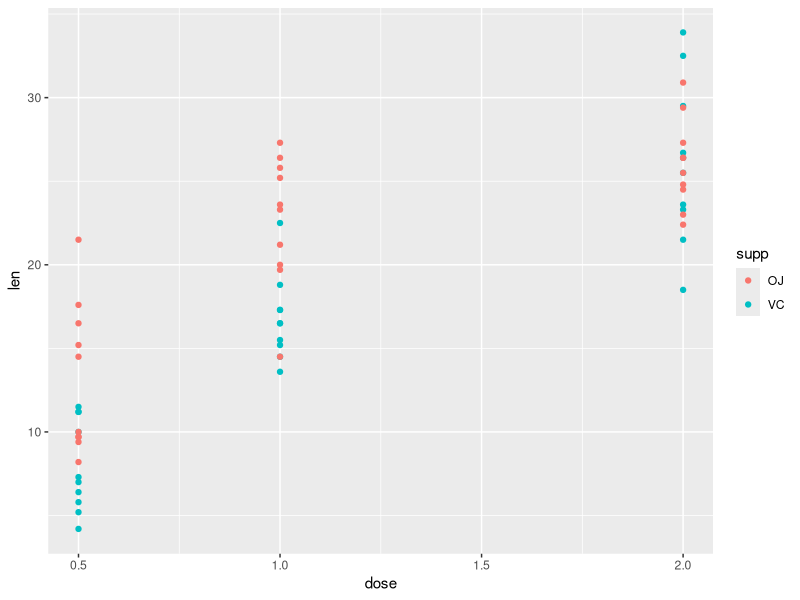
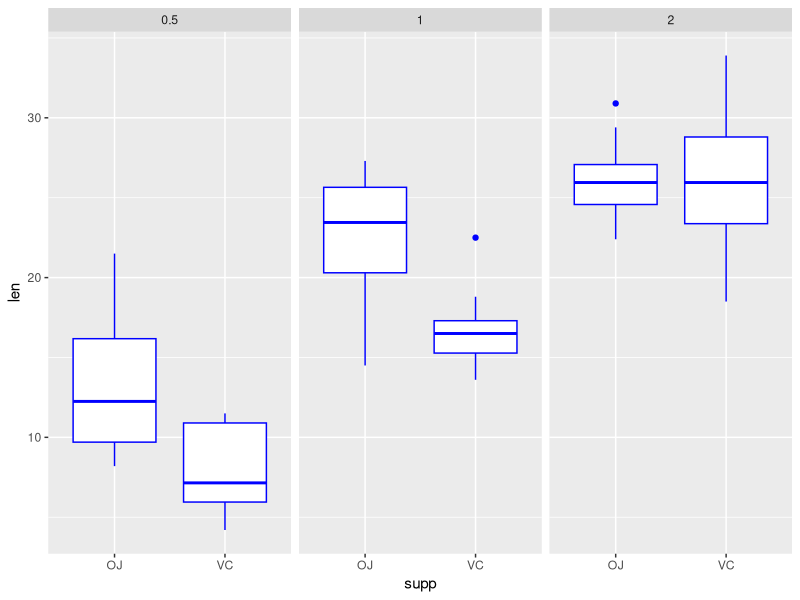

Generate these figures, in order, with R: (Note: this script raises an error after producing the figures.)
## ---- chunk 1
data = ToothGrowth
library(ggplot2)
g = ggplot(data,aes(supp,len))
qplot(dose,len,data = data,col = supp)
## ---- chunk 2
g+geom_boxplot(color = "blue")+facet_grid(.~dose)
## ---- chunk 3
l = lapply(unique(data$dose),function(x) summary(subset(data,dose==x)))
names(l) = c("0.5","1.0","2.0")
l
## ---- chunk 4
l = lapply(c(0.5,1,2),function(x) t.test(len~supp,data = subset(data,dose == x),paired = F,var.equal = F)$conf)
names(l) = c("0.5","1.0","2.0")
l
